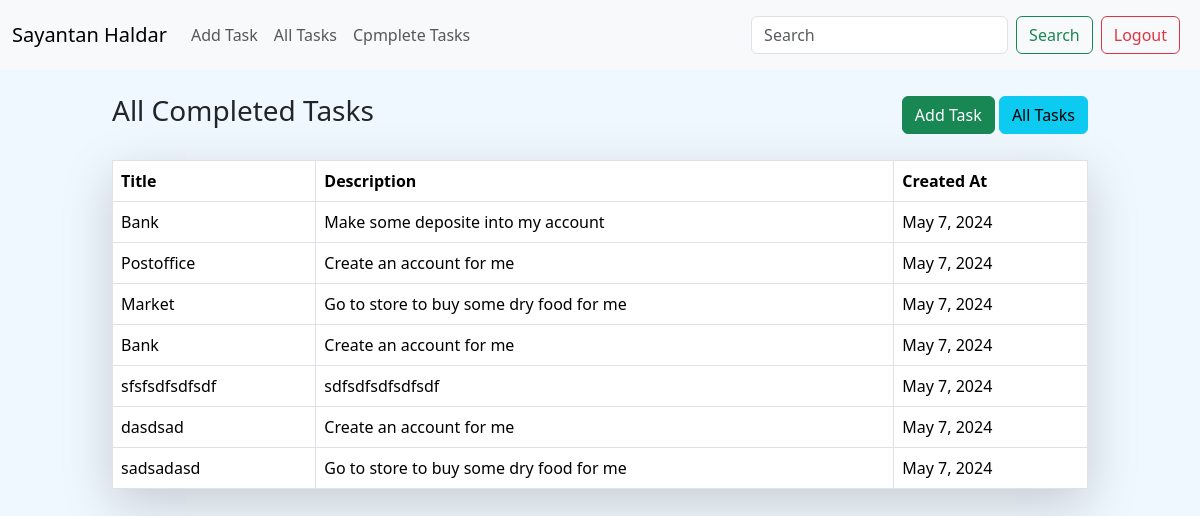
The app's page /completed/ (signed in) with its own data.
### todo/models.py (models this page shows, shortened)
class Todo(models.Model):
    todo_title = models.CharField(max_length=100)
    todo_description = models.CharField(max_length=1000)
    is_completed = models.BooleanField(default=False)
    created_time = models.DateField(auto_now_add=True)
    user = models.ForeignKey(User, on_delete=models.SET_NULL, null=True, blank=True)

### todo/views.py (the view)
# urls.py: path("completed/", complete_todo,name="complete_todo"),
@login_required(login_url="/login/")
def complete_todo(request):
    todos = Todo.objects.filter(user = request.user).filter(is_completed=True)
    if request.GET.get("search"):
        todos = todos.filter(todo_title__icontains=request.GET.get("search"))
    return render(request, "complete_todo.html", context={"todos":todos})

### templates/complete_todo.html (shortened to what this page needs)
{% extends 'base.html' %}
{% block body %}
  <div class="container col-lg-10 mt-4">
    <div class="d-flex justify-content-between align-items-center">
      <h3>All Completed Tasks</h3>
      <div>
        <a class="btn btn-success" href="/">Add Task</a>
        <a class="btn btn-info" href="/all-todo/">All Tasks</a>
      </div>
    </div>
    <table class="table table-bordered shadow-lg mt-4 p-4">
      <thead>
        <tr>
          <th scope="col">Title</th>
          <th scope="col">Description</th>
          <th scope="col">Created At</th>
        </tr>
      </thead>
      <tbody>
        {% for todo in todos %}
          <tr>
            <td>{{ todo.todo_title }}</td>
            <td>{{ todo.todo_description }}</td>
            <td>{{ todo.created_time }}</td>
          </tr>
        {% endfor %}
      </tbody>
    </table>
  </div>
{% endblock %}

### templates/base.html (shortened to what this page needs)
<!DOCTYPE html>
<html lang="en">
  <head>
    <link href="https://cdn.jsdelivr.net/npm/bootstrap@5.3.3/dist/css/bootstrap.min.css" rel="stylesheet" />
  </head>
  <body>
    <nav class="navbar navbar-expand-lg bg-body-tertiary">
      <div class="container-fluid">
        <a class="navbar-brand" href="/">
          {% if request.user.is_authenticated %}
            {{ request.user.first_name }} {{ request.user.last_name }}
          {% else %}
            Todo Application
          {% endif %}
        </a>
        <div class="collapse navbar-collapse" id="navbarSupportedContent">
          {% if request.user.is_authenticated %}
            <ul class="navbar-nav me-auto mb-2 mb-lg-0">
              <li class="nav-item">
                <a class="nav-link" href="/">Add Task</a>
              </li>
              <li class="nav-item">
                <a class="nav-link" href="/all-todo/">All Tasks</a>
              </li>
              <li class="nav-item">
                <a class="nav-link" href="/completed/">Cpmplete Tasks</a>
              </li>
            </ul>
            <form class="d-flex" role="search">
              <input class="form-control me-2" name="search" type="search" placeholder="Search" aria-label="Search" />
              <button class="btn btn-outline-success" type="submit">Search</button>
            </form>
          {% endif %}
          {% if request.user.is_authenticated %}
            <a href="/logout/" class="btn btn-outline-danger m-2" type="submit">Logout</a>
          {% else %}
            <a href="/login/" class="btn btn-outline-success m-2" type="submit">Login</a>
          {% endif %}
        </div>
      </div>
    </nav>
    {% block body %}
    {% endblock %}
  </body>
</html>

### templates/base.html (style rules this page uses)
body { background-color: aliceblue; }

### records on screen
Todo: todo_title "Bank", todo_description "Make some deposite into my account", created_time "May 7, 2024"
Todo: todo_title "Postoffice", todo_description "Create an account for me", created_time "May 7, 2024"
Todo: todo_title "Market", todo_description "Go to store to buy some dry food for me", created_time "May 7, 2024"
Todo: todo_title "Bank", todo_description "Create an account for me", created_time "May 7, 2024"
Todo: todo_title "sfsfsdfsdfsdf", todo_description "sdfsdfsdfsdfsdf", created_time "May 7, 2024"
Todo: todo_title "dasdsad", todo_description "Create an account for me", created_time "May 7, 2024"
Todo: todo_title "sadsadasd", todo_description "Go to store to buy some dry food for me", created_time "May 7, 2024"

### other values on screen
{{ request.user.first_name }} "Sayantan"
{{ request.user.last_name }} "Haldar"
